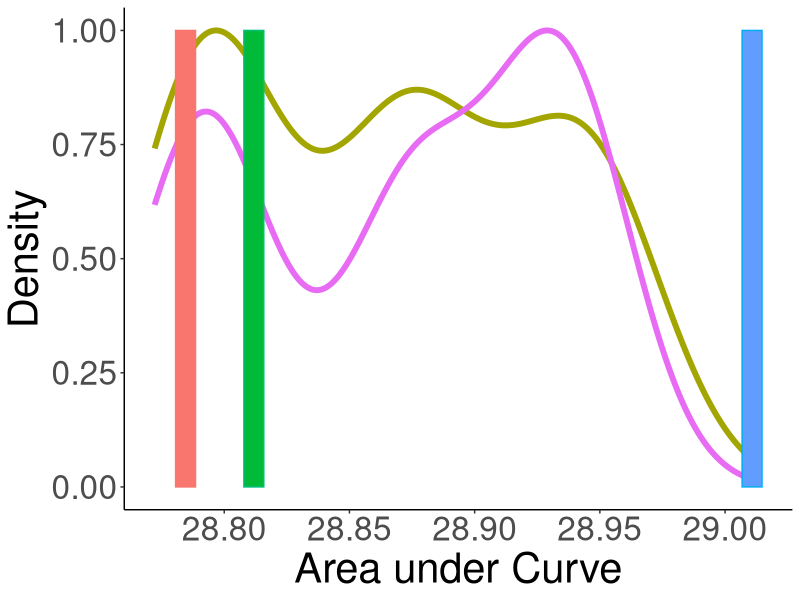

Write R code to recreate this figure.
library(tidyr)
library(dplyr)
library(ggplot2)


RED = "#F8766D"
GREEN = "#7CAE00"
BLUE = "#00BFC4"
PURPLE = "#C77CFF"
SCALE = c( GREEN, RED, BLUE, PURPLE)
######################################


data = read.csv("results_auc_optimized.tsv", sep="\t")
#data = data %>% filter(Script == "forWords_Finnish_RandomOrder_Coarse_FineSurprisal.py")


data$Type = ifelse(data$Model %in% c("REAL", "RANDOM", "REVERSE"), as.character(data$Model), "Optimized")
data$Type = ifelse(data$Type %in% c("REAL"), "Real", as.character(data$Type))
data$Type = ifelse(data$Type %in% c("RANDOM"), "Random", as.character(data$Type))
data$Type = ifelse(data$Type %in% c("REVERSE"), "Reverse", as.character(data$Type))
data$Type = ifelse(data$Model %in% c("UNIV"), "Universals", as.character(data$Type))

data_ = data %>% filter(Type %in% c("Real", "Random", "Optimized", "Reverse", "Universals"))

randomAUCs = data %>% filter(Type == "Random")
meanAUCs = data %>% filter(Type == "Real") %>% group_by(Type) %>% summarise(AUC = mean(AUC)) %>% mutate(Quantile = round(mean(AUC < randomAUCs$AUC), 2), ConfIntLower = round((binom.test(sum(AUC<randomAUCs$AUC), nrow(randomAUCs))$conf.int[[1]]),2), ConfIntUpper = round((binom.test(sum(AUC<randomAUCs$AUC), nrow(randomAUCs))$conf.int[[2]]),2))

barWidth = (max(data$AUC) - min(data$AUC))/30

plot = ggplot(data_, aes(x=AUC, color=Type))
plot = plot + theme_classic()
plot = plot + xlab("Area under Curve") + ylab("Density")
plot = plot + theme(text=element_text(size=30))
plot = plot + geom_density(data= data_%>%filter(Type %in% c("Universals", "Random")), aes(y=..scaled..), size=2) 
plot = plot + geom_bar(data = data_ %>% filter(!(Type %in% c("Universals", "Random"))) %>% group_by(Type) %>% summarise(AUC=mean(AUC)) %>% mutate(y=1),  aes(y=y, group=Type, fill=Type), width=barWidth, stat="identity", position = position_dodge()) # + scale_colour_manual(values=SCALE) + scale_fill_manual(values=SCALE)
#plot = plot + geom_label(data=meanAUCs, aes(x=AUC, y=1, label=paste(Quantile, " [", ConfIntLower, ", ", ConfIntUpper, "]"), group=Type), color="black", fill="white")
plot = plot  + theme (legend.position = "none")
ggsave(plot, file=paste("suffixes-byMorphemes-auc-hist-heldout-Coarse-FineSurprisal-optimized.pdf", sep=""), height=4, width=8)



